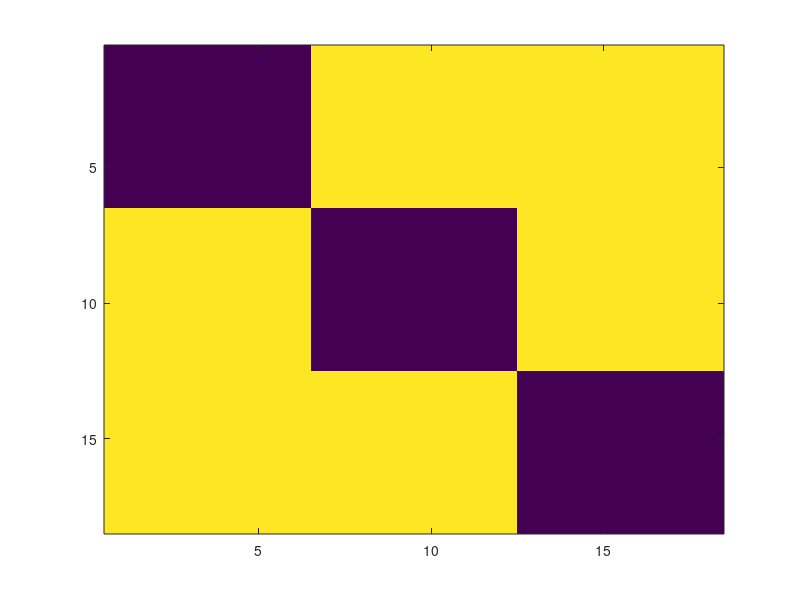

Recreate this plot in MATLAB.
function res = rankingMetrics(prediction, labels, rank, filter, short, small, average)

% prediction is supposed to be small for components that are close
% rank is the maximal rank for computing the metrics, e.g. for 5-precision,
% rank=5
% more information on the metrics
% http://en.wikipedia.org/wiki/Information_retrieval
% http://en.wikipedia.org/wiki/Mean_reciprocal_rank
% on hubs and orphans Aucouturier Jasa
% on reversibility Jegou Pami

if ~exist('rank', 'var') || isempty(rank), rank=5; end
if nargin<1
    labels = repmat((1:3), rank+1, 1);
    labels=labels(:);
    filter = repmat((1:6), (rank+1)/2, 1);
    filter=filter(:);
    
    prediction = (repmat(labels, 1, length(labels))==repmat(labels', length(labels), 1));
    prediction = 1-prediction;
    prediction = prediction+eps;
    %   prediction = squareform(rand(length(labels)*(length(labels)-1)/2, 1));
    prediction = prediction .* abs(1-diag(ones(1, size(prediction, 1))));
    imagesc(prediction);
end
if ~exist('filter', 'var') || isempty(filter), filter=1:length(labels); end
if ~exist('short', 'var') || isempty(short), short = 0; end
if ~exist('small', 'var') || isempty(small), small = 0; end
if ~exist('average', 'var') || isempty(short), average = 1; end

labels=labels(:);
if isvector(prediction), prediction = squareform(prediction); end
nbElts = size(prediction, 1);

if rank > nbElts-1
    rank = nbElts-1;
end

% nn & map
v = zeros(nbElts, 3);
l=1;
n = zeros(1, nbElts);
for k=1:nbElts
    % inplace sorting for memory usage
    [~, prediction(:, k)] = sort(prediction(:, k));
    if labels(k) ~= 0
        ind = labels(k)==labels;

        c = sum(ind);
        if c>1
            %             ind = ind(prediction(prediction(:,k)~=filter(k), k));
            ind = ind(prediction(:, k));
            ind(1)=[];
            iRank = min(rank, sum(ind));
            n(l) = mean(ind(1:iRank));
            
            pk = cumsum(ind)./(1:size(ind, 1)).';
            v(l, 1) = sum(pk.*ind)/sum(ind);
            rr = find(ind==1);
            v(l, 2) = 1./rr(1);
            v(l, 3) = sum(ind(1:iRank))/sum(ind);
            l=l+1;
        end
    end
end

% average number of correct answers at rank
res.(['precisionAt' num2str(rank)]) = n';%mean(n, 2);
%
res.meanAveragePrecision = v(:, 1);
% inverse of the rank of the first correct answer
res.meanReciprocalRank = v(:, 2);
% ratio between the number of correct answer at rank and the number of
% correct answers
res.(['recallAt' num2str(rank)]) = v(:, 3);

if ~small
    m=zeros(1, nbElts);
    for k=1:nbElts
        % number of elements per cluster
        nbc = sum(labels==labels(k));
        % number of closest elts which are within the cluster
        nbk = find((labels(prediction(:, k))==labels(k)), 1, 'last');
        m(k) =  nbc / nbk;
    end
    % number of elements of the shortest ranked list that contains every
    % elements of the class of the query
    res.precisionAtCompleteRecall = m;
    
    
    VI=prediction(2:min(rank+1, size(prediction, 1)), :);
    vI = VI(:);
    v = sort(hist(vI, (1:nbElts)));
    % orphean
    res.orpheanRatio = (nbElts-length(unique(vI)))/nbElts;
    % hub
    res.hubRatio = max(v)/nbElts;
    
    % % consistency
    % for k=1:nb
    %     % number of elements per cluster
    %     nbc = sum(labels==labels(k));
    %     % number of closest elts which are within the cluster
    %     nbk = sum(labels(si(1:nbc, k))==labels(k));
    %     m(k) =  nbk / nbc;
    % end
    %
    % e(8) = mean(m);
    
    % reversibility rate: for each query, count the number of neighbors which
    % have the query as neighbor
    rev=0;
    for k=1:nbElts
        for l=2:rank+1
            if sum(prediction(2:rank+1, prediction(l, k))==k)
                rev=rev+1;
            else
                disp('');
            end
        end
    end
    res.reversibilityRate=rev/(nbElts*rank);
    res.rank = rank;
end

if short
    r.(['pAt' num2str(rank)]) = res.(['precisionAt' num2str(rank)]);
    r.map = res.meanAveragePrecision;
    r.mrr = res.meanReciprocalRank;
    r.(['rAt' num2str(rank)]) = res.(['recallAt' num2str(rank)]);
    if ~small
        r.pAtR = res.precisionAtCompleteRecall;
        
        r.o = res.orpheanRatio;
        r.hub = res.hubRatio;
        r.rev = res.reversibilityRate;
    end
    res = r ;
end

if average
    names = fieldnames(res);
    for k=1:length(names)
        res.(names{k})  = mean(res.(names{k}));
    end
end




